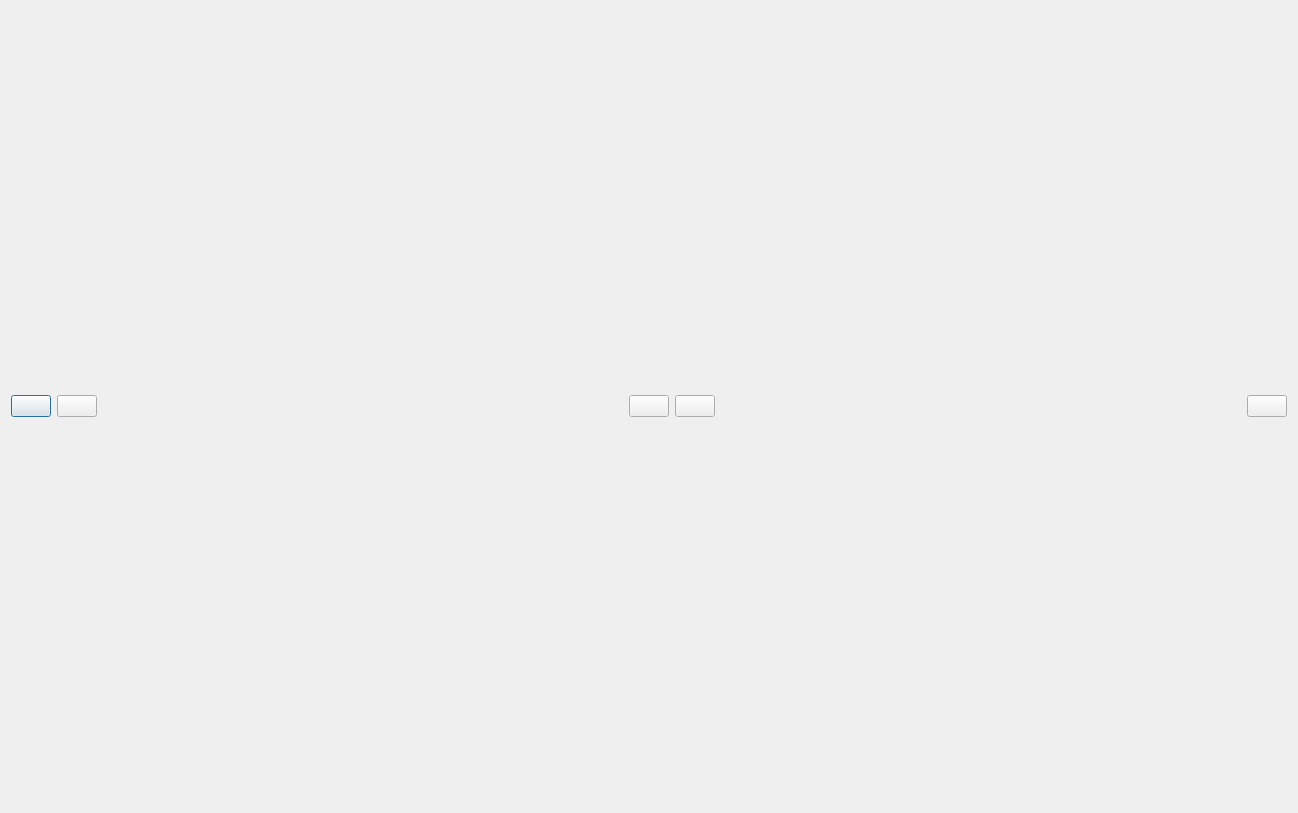
<?xml version="1.0" encoding="UTF-8"?>
<ui version="4.0">
 <class>orbitalDialog</class>
 <widget class="QDialog" name="orbitalDialog">
  <property name="geometry">
   <rect>
    <x>0</x>
    <y>0</y>
    <width>1298</width>
    <height>813</height>
   </rect>
  </property>
  <property name="sizePolicy">
   <sizepolicy hsizetype="Expanding" vsizetype="Expanding">
    <horstretch>0</horstretch>
    <verstretch>0</verstretch>
   </sizepolicy>
  </property>
  <property name="windowTitle">
   <string>Equirectangular Viewer</string>
  </property>
  <property name="windowIcon">
   <iconset resource="resources.qrc">
    <normaloff>:/EquirectangularViewer/images/icon.png</normaloff>:/EquirectangularViewer/images/icon.png</iconset>
  </property>
  <layout class="QVBoxLayout" name="verticalLayout_3">
   <item>
    <layout class="QGridLayout" name="ViewerLayout"/>
   </item>
   <item>
    <layout class="QHBoxLayout" name="horizontalLayout">
     <property name="sizeConstraint">
      <enum>QLayout::SetFixedSize</enum>
     </property>
     <item>
      <widget class="QPushButton" name="btn_ZoomIn">
       <property name="cursor">
        <cursorShape>PointingHandCursor</cursorShape>
       </property>
       <property name="text">
        <string/>
       </property>
       <property name="icon">
        <iconset resource="resources.qrc">
         <normaloff>:/EquirectangularViewer/images/Zoom_in.png</normaloff>:/EquirectangularViewer/images/Zoom_in.png</iconset>
       </property>
      </widget>
     </item>
     <item>
      <widget class="QPushButton" name="btn_ZoomOut">
       <property name="cursor">
        <cursorShape>PointingHandCursor</cursorShape>
       </property>
       <property name="text">
        <string/>
       </property>
       <property name="icon">
        <iconset resource="resources.qrc">
         <normaloff>:/EquirectangularViewer/images/Zoom_out.png</normaloff>:/EquirectangularViewer/images/Zoom_out.png</iconset>
       </property>
      </widget>
     </item>
     <item>
      <spacer name="horizontalSpacer_2">
       <property name="orientation">
        <enum>Qt::Horizontal</enum>
       </property>
       <property name="sizeHint" stdset="0">
        <size>
         <width>5</width>
         <height>20</height>
        </size>
       </property>
      </spacer>
     </item>
     <item>
      <widget class="QPushButton" name="btn_back">
       <property name="cursor">
        <cursorShape>PointingHandCursor</cursorShape>
       </property>
       <property name="text">
        <string/>
       </property>
       <property name="icon">
        <iconset resource="resources.qrc">
         <normaloff>:/EquirectangularViewer/images/Previous_Arrow.png</normaloff>:/EquirectangularViewer/images/Previous_Arrow.png</iconset>
       </property>
      </widget>
     </item>
     <item>
      <widget class="QPushButton" name="btn_next">
       <property name="cursor">
        <cursorShape>PointingHandCursor</cursorShape>
       </property>
       <property name="text">
        <string/>
       </property>
       <property name="icon">
        <iconset resource="resources.qrc">
         <normaloff>:/EquirectangularViewer/images/Next_Arrow.png</normaloff>:/EquirectangularViewer/images/Next_Arrow.png</iconset>
       </property>
      </widget>
     </item>
     <item>
      <spacer name="horizontalSpacer_3">
       <property name="orientation">
        <enum>Qt::Horizontal</enum>
       </property>
       <property name="sizeHint" stdset="0">
        <size>
         <width>5</width>
         <height>20</height>
        </size>
       </property>
      </spacer>
     </item>
     <item>
      <widget class="QPushButton" name="btn_fullscreen">
       <property name="cursor">
        <cursorShape>PointingHandCursor</cursorShape>
       </property>
       <property name="text">
        <string/>
       </property>
       <property name="icon">
        <iconset resource="resources.qrc">
         <normaloff>:/EquirectangularViewer/images/full_screen.png</normaloff>:/EquirectangularViewer/images/full_screen.png</iconset>
       </property>
       <property name="checkable">
        <bool>true</bool>
       </property>
      </widget>
     </item>
    </layout>
   </item>
  </layout>
 </widget>
 <resources>
  <include location="resources.qrc"/>
 </resources>
 <connections>
  <connection>
   <sender>btn_fullscreen</sender>
   <signal>clicked(bool)</signal>
   <receiver>orbitalDialog</receiver>
   <slot>FullScreen(bool)</slot>
   <hints>
    <hint type="sourcelabel">
     <x>421</x>
     <y>305</y>
    </hint>
    <hint type="destinationlabel">
     <x>350</x>
     <y>311</y>
    </hint>
   </hints>
  </connection>
  <connection>
   <sender>btn_ZoomOut</sender>
   <signal>clicked()</signal>
   <receiver>orbitalDialog</receiver>
   <slot>ResizeDialog()</slot>
   <hints>
    <hint type="sourcelabel">
     <x>58</x>
     <y>310</y>
    </hint>
    <hint type="destinationlabel">
     <x>130</x>
     <y>301</y>
    </hint>
   </hints>
  </connection>
  <connection>
   <sender>btn_ZoomIn</sender>
   <signal>clicked()</signal>
   <receiver>orbitalDialog</receiver>
   <slot>ResizeDialog()</slot>
   <hints>
    <hint type="sourcelabel">
     <x>21</x>
     <y>311</y>
    </hint>
    <hint type="destinationlabel">
     <x>1</x>
     <y>293</y>
    </hint>
   </hints>
  </connection>
  <connection>
   <sender>btn_back</sender>
   <signal>clicked()</signal>
   <receiver>orbitalDialog</receiver>
   <slot>GetBackNextImage()</slot>
   <hints>
    <hint type="sourcelabel">
     <x>219</x>
     <y>308</y>
    </hint>
    <hint type="destinationlabel">
     <x>173</x>
     <y>311</y>
    </hint>
   </hints>
  </connection>
  <connection>
   <sender>btn_next</sender>
   <signal>clicked()</signal>
   <receiver>orbitalDialog</receiver>
   <slot>GetBackNextImage()</slot>
   <hints>
    <hint type="sourcelabel">
     <x>259</x>
     <y>306</y>
    </hint>
    <hint type="destinationlabel">
     <x>332</x>
     <y>303</y>
    </hint>
   </hints>
  </connection>
 </connections>
 <slots>
  <slot>FullScreen(bool)</slot>
  <slot>ResizeDialog()</slot>
  <slot>GetBackNextImage()</slot>
 </slots>
</ui>
